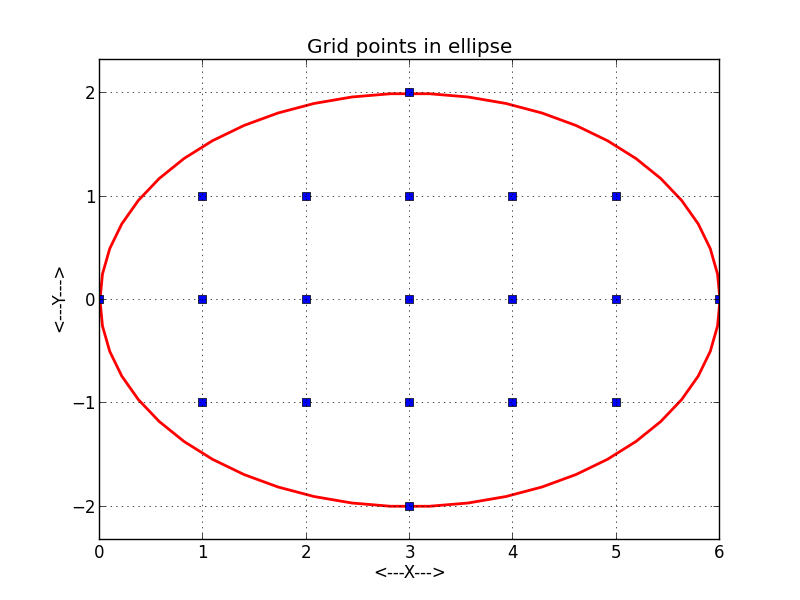

Reproduce this figure in Python.
#! /usr/bin/env python
#
def ellipse_grid_display ( n, r, c, ng, cg, filename ):

#*****************************************************************************80
#
## ELLIPSE_GRID_DISPLAY displays grid points inside an ellipse.
#
#  Discussion:
#
#    The ellipse is specified as
#
#      ( ( X - C1 ) / R1 )^2 + ( ( Y - C2 ) / R2 )^2 = 1
#
#    The user supplies a number N.  There will be N+1 grid points along
#    the shorter axis.
#
#  Licensing:
#
#    This code is distributed under the GNU LGPL license.
#
#  Modified:
#
#    08 April 2015
#
#  Author:
#
#    John Burkardt
#
#  Parameters:
#
#    Input, integer N, the number of subintervals.
#
#    Input, real R(2), the half axis lengths.
#
#    Input, real C(2), the center of the ellipse.
#
#    Input, integer NG, the number of grid points inside the ellipse.
#
#    Input, real XY(2,NG), the grid points.
#
#    Input, string FILENAME, the name of the plotfile to be created.
#
  import matplotlib.pyplot as plt
  import numpy as np

#
#  Make points on the circumference and plot them.
#
  cx = np.zeros ( 51 )
  cy = np.zeros ( 51 )
  for i in range ( 0, 51 ):
    t = 2.0 * np.pi * float ( i ) / 50.0
    cx[i] = c[0] + r[0] * np.cos ( t )
    cy[i] = c[1] + r[1] * np.sin ( t )

  plt.plot ( cx, cy, linewidth = 2.0, color = 'r' )
#
#  Plot the gridpoints.
#
  plt.plot ( cg[0,0:ng], cg[1,0:ng], 'bs' )
#
#  Cleanup and annotate.
#
  plt.xlabel ( '<---X--->' )
  plt.ylabel ( '<---Y--->' )
  plt.title ( 'Grid points in ellipse' )
  plt.grid ( True )
  plt.axis ( 'equal' )
# plt.show ( )
#
#  Save plot to file.
#
  plt.savefig ( filename )

  plt.clf ( )

  print ''
  print '  Graphics data saved in file "%s"' % (filename )

  return

def ellipse_grid_display_test ( ):

#*****************************************************************************80
#
## ELLIPSE_GRID_DISPLAY_TEST tests ELLIPSE_GRID_DISPLAY.
#
#  Licensing:
#
#    This code is distributed under the GNU LGPL license.
#
#  Modified:
#
#    08 April 2015
#
#  Author:
#
#    John Burkardt
#
  import numpy as np

  print ''
  print 'ELLIPSE_GRID_DISPLAY_TEST:'
  print '  ELLIPSE_GRID_DISPLAY can display a grid of points in an ellipse.'

  n = 3
  r = np.array ( [ 3.0, 2.0 ] )
  c = np.array ( [ 3.0, 0.0 ] )
  ng = 19
  cg = np.array ( [ \
    [  3.0,  2.0 ], \
    [  1.0,  1.0 ], \
    [  2.0,  1.0 ], \
    [  3.0,  1.0 ], \
    [  4.0,  1.0 ], \
    [  5.0,  1.0 ], \
    [  0.0,  0.0 ], \
    [  1.0,  0.0 ], \
    [  2.0,  0.0 ], \
    [  3.0,  0.0 ], \
    [  4.0,  0.0 ], \
    [  5.0,  0.0 ], \
    [  6.0,  0.0 ], \
    [  1.0, -1.0 ], \
    [  2.0, -1.0 ], \
    [  3.0, -1.0 ], \
    [  4.0, -1.0 ], \
    [  5.0, -1.0 ], \
    [  3.0, -2.0 ]  ] )

  cg = np.transpose ( cg )
  filename = 'ellipse_grid_display.png'

  ellipse_grid_display ( n, r, c, ng, cg, filename )
#
#  Terminate.
#
  print ''
  print 'ELLIPSE_GRID_DISPLAY_TEST:'
  print '  Normal end of execution.'

  return
  
if ( __name__ == '__main__' ):
  from timestamp import timestamp
  timestamp ( )
  ellipse_grid_display_test ( )
  timestamp ( )
